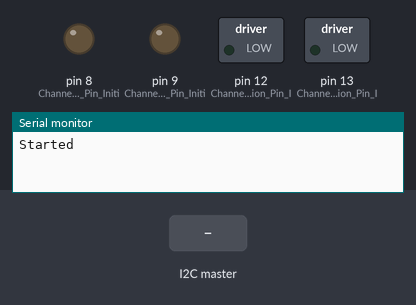
Simulated run of this sketch. Board: Arduino Uno, built with avr-gcc and run on an emulated ATmega328P. Parts: switched loads named in the sketch (green lamp = pin HIGH), output pins drawn as LEDs (lit = HIGH), the last lines printed to the serial monitor. The inputs (shaded band) are chosen by the test bench.

Above: at 1.2 s.
1.3 s: the I2C master sends "b"
At 2.3 s:
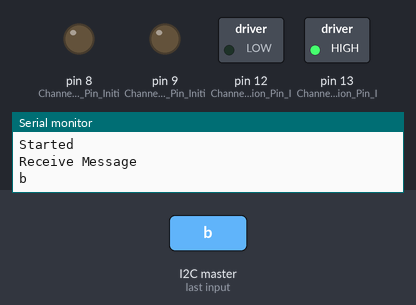
2.8 s: the I2C master sends "p"
4.3 s: the I2C master sends the byte 0
Timing chart, 0 to 7.3 s (numbered marks = the images above; inputs shaded):
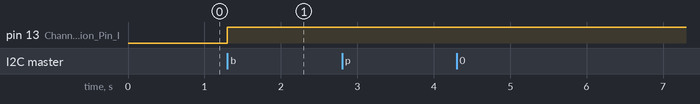

The sketch:

roboticsArduinoClient.ino
```cpp
#include <Wire.h>  // Library which contains functions to have I2C Communication

#define SLAVE_ADDRESS 0x40 // Define the I2C address to Communicate to Uno

//Pins not in use:
int avaliableDigitalPins[8] = {0,1,2,4,5,6,7,10};
int avaliableAnaloguePins[2] = {2,3};

//Before a request is received , the command char will be receive. Used to determine the data to send back.
//0 -> 13 is for digital pins 100 -> 105 for analogue pins
int requestCommand = -1;

void setup()
{
  Serial.begin(9600);
  Serial.println("Started");

  Wire.begin(SLAVE_ADDRESS); // this will begin I2C Connection with 0x40 address
  Wire.onReceive(onReceiveCallback); // onReceiveCallback is funtion called when Pi sends data
  Wire.onRequest(onRequestCallback);

  pinMode(8,OUTPUT);       //Channel A Brake Pin Initialize
  pinMode(9,OUTPUT);       //Channel B Brake Pin Initialize
  pinMode(12,OUTPUT);      //Channel A Direction Pin Initialize
  pinMode(13,OUTPUT);      //Channel B Direction Pin Initialize
  pinMode(3,OUTPUT);      //Channel A Power Pin Initialize
  pinMode(11,OUTPUT);      //Channel B Power Pin Initialize
}

//Negative for reverse. Value from 0-255 to indicate power.
void setMotorPower(int motorNumber, String command)
{
  int power = command.toInt();
  if (motorNumber == 0) //Channel A
  {
    //Sets direction
    if (power < 0) digitalWrite(12, LOW);
    else digitalWrite(12, HIGH);

    analogWrite(3, abs(power));
  }
  else //Channel B
  {
    //Sets direction
    if (power < 0) digitalWrite(13, LOW);
    else digitalWrite(13, HIGH);

    analogWrite(11, abs(power));
  }
}

void setPinModeCommand(int mode, String command)
{
  pinMode(command.toInt(), mode);
}

void setDigitalPinCommand(int mode, String command)
{
  digitalWrite(command.toInt(), mode);
}

void setAnalogPinCommand(String command)
{
  int pin = command.substring(0,command.indexOf('-')).toInt();
  int pwm = command.substring(command.indexOf('-')+1).toInt();
  analogWrite(pin,pwm);
}

void onReceiveCallback(int numBytes)
{
  Serial.println("Receive Message");
  String command = readCommand(numBytes);

  //The command string without the first character. Passed to the seperate functions to handle
  //Any required additional information for each commmand.
  String commandEnd = command.substring(1);
  switch (command[0])
  {
    case 'i':
      setPinModeCommand(INPUT, commandEnd);
      break;
    case 'o':
      setPinModeCommand(OUTPUT, commandEnd);
      break;
    case 'h':
      setDigitalPinCommand(HIGH, commandEnd);
      break;
    case 'l':
      setDigitalPinCommand(LOW, commandEnd);
      break;
    case 'a':
      setMotorPower(0, commandEnd);
      break;
    case 'b':
      setMotorPower(1, commandEnd);
      break;
    case 'p':
      setAnalogPinCommand(commandEnd);
      break;
    default:
      requestCommand = command[0];
      break;
  }
}

void onRequestCallback()
{
  //If the command has been set
  if (requestCommand != -1)
  {
    //Reading digital pins
    if(requestCommand < 100)
    {
      Wire.write(digitalRead(requestCommand));
    }
    //Reads Analogue pins
    else
    {
      Wire.write(analogRead(requestCommand - 100));
    }
  }
}

String readCommand(int numBytes)
{
  String message = "";
  for(int x = 0; x < numBytes; x++)
  {
    message += (char)Wire.read();
  }
  Serial.println(message);
  return message;
}

void loop()
{
  delay(1000);
}
```

Measured:
- after the input at 1.3 s, pin 13 (Channel_B_Direction_Pin_I): LOW → HIGH at once
